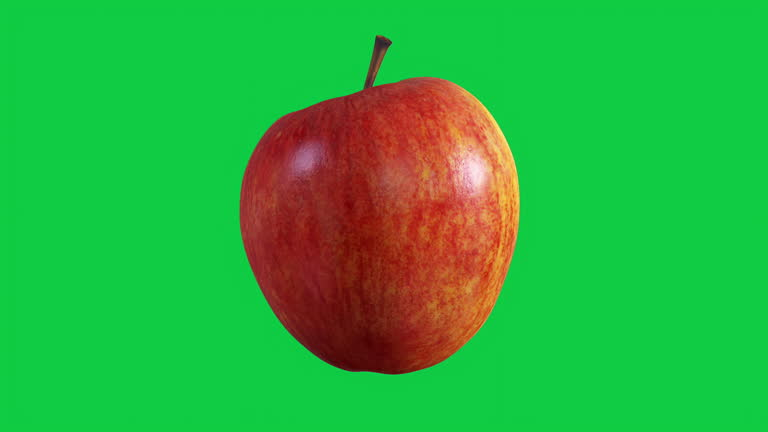
#> input picture Picture manipulation/applewithbackground.jpg, 768 x 432 px
$ python picturegreyscale.py
#> lines starting #> are read from the running program, lines starting #| are printed output that depends on the picture; long printed decimals are rounded
import cv2

image = cv2.imread('applewithbackground.jpg')
#> image is the input picture: shape (432, 768, 3); mean B, G, R 62.7, 175.2, 44.8

gray_image = cv2.cvtColor(image, cv2.COLOR_BGR2GRAY)
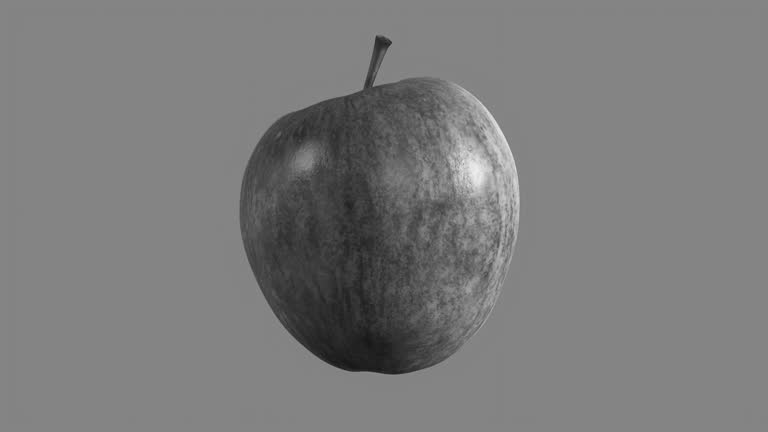
#> gray_image: shape (432, 768); min 22, max 237, mean 123.2

threshold_value = gray_image.mean()
#> threshold_value = 123.2

print(f"Threshold Value: {threshold_value}")
#| Threshold Value: 123.183

cv2.imshow('Grayscale Window', gray_image)
cv2.waitKey(0)


cv2.destroyAllWindows()
